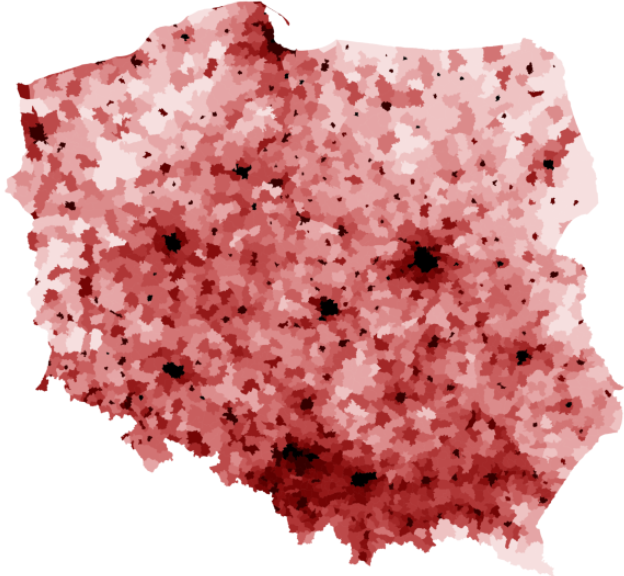
#> input picture data/map.png, 624 x 576 px, found by its file name
$ python map_parser.py
#> lines starting #> are read from the running program, lines starting #| are printed output that depends on the picture
from PIL import Image
import numpy as np
import json

MAX_POPULATION = 4000
MAX_VALUE_IN_ARRAY = 255
PATH_TO_JSON = "data/value_to_population.json"

PATH_TO_BIG_POPULATION_ARRAY = "data/big_population_array.npy"
PATH_TO_SMALL_POPULATION_ARRAY = "data/small_population_array.npy"

PATH_TO_BIG_BINARY_ARRAY = "data/big_binary_array.npy"
PATH_TO_SMALL_BINARY_ARRAY = "data/small_binary_array.npy"

PATH_TO_MAP = "data/map.png"
SCALE = 4


def resize_and_save_array(scale: int) -> None:
    """Converts the array to a smaller size and save to file."""
    binary_array = np.load(PATH_TO_BIG_BINARY_ARRAY)
    population_array = np.load(PATH_TO_BIG_POPULATION_ARRAY)

    row_size, column_size = binary_array.shape

    new_row_size, new_column_size = row_size // scale, column_size // scale

    small_binary_array = binary_array.reshape(
        [new_row_size, row_size // new_row_size, new_column_size, column_size // new_column_size]).mean(3).mean(1)
    small_binary_array = small_binary_array.astype(np.int32)

    np.save(PATH_TO_SMALL_BINARY_ARRAY, small_binary_array)

    small_population_array = population_array.reshape(
        [new_row_size, row_size // new_row_size, new_column_size, column_size // new_column_size]).mean(3).mean(1)
    small_population_array = small_population_array.astype(np.int32)*(SCALE**2)

    np.save(PATH_TO_SMALL_POPULATION_ARRAY, small_population_array)


def convert_img_to_population_map(path: str, value_to_population: dict[tuple[int, int]: int]) -> None:
    """Converts image to population map and save to file."""
#> called with path = 'data/map.png'

    img = Image.open(path)
#> img is the input picture: PIL image 624x576 RGB; mean R, G, B 218.1, 160.7, 160.8
    img = img.convert("L")
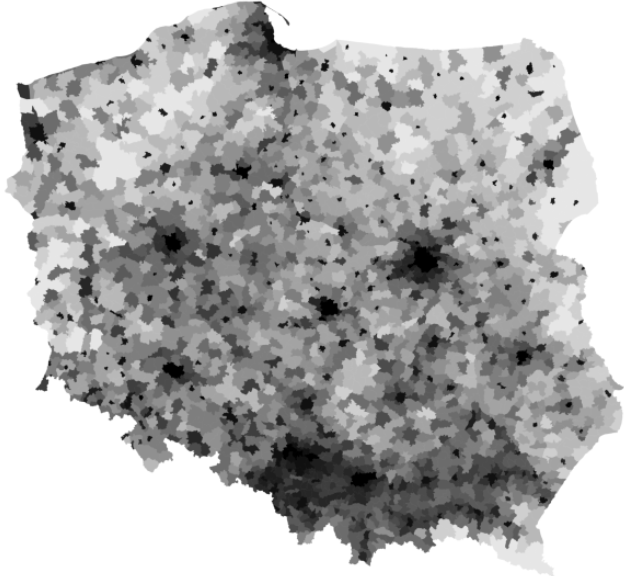
#> img: PIL image 624x576 L; min 0, max 255, mean 177.9
    img = np.array(img)

    np.save(PATH_TO_BIG_BINARY_ARRAY, img)

    row_size, column_size = img.shape
#> row_size = 576; column_size = 624
    for row in range(row_size):
        for column in range(column_size):
            img[row, column] = value_to_population[img[row, column]]
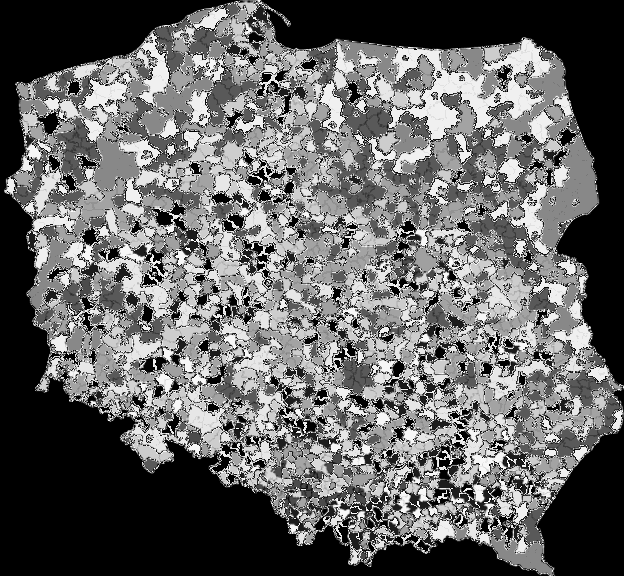
#> img: shape (576, 624); min 0, max 253, mean 101.3

    np.save(PATH_TO_BIG_POPULATION_ARRAY, img)


if __name__ == "__main__":
    value_to_population = {val: int(((MAX_VALUE_IN_ARRAY - val) / MAX_VALUE_IN_ARRAY) * MAX_POPULATION) for val in
                           range(0, 256)}

    convert_img_to_population_map(PATH_TO_MAP, value_to_population)
    resize_and_save_array(SCALE)

    with open(PATH_TO_JSON, "w") as outfile:
        json.dump(value_to_population, outfile)

$ run again, with data/regions.png copied over data/map.png
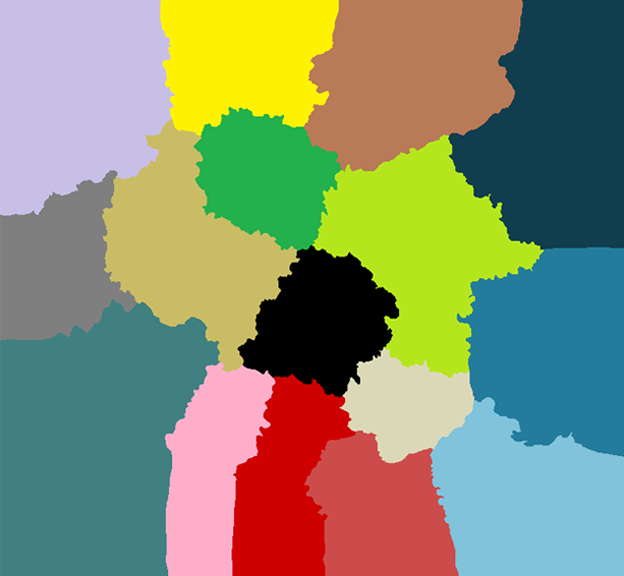
#> input picture data/regions.png, 624 x 576 px, found by its file name
#> in convert_img_to_population_map, img is the input picture: PIL image 624x576 RGBA; mean R, G, B, A 134.7, 142.3, 111.1, 255
#> in convert_img_to_population_map, `img = img.convert("L")`:
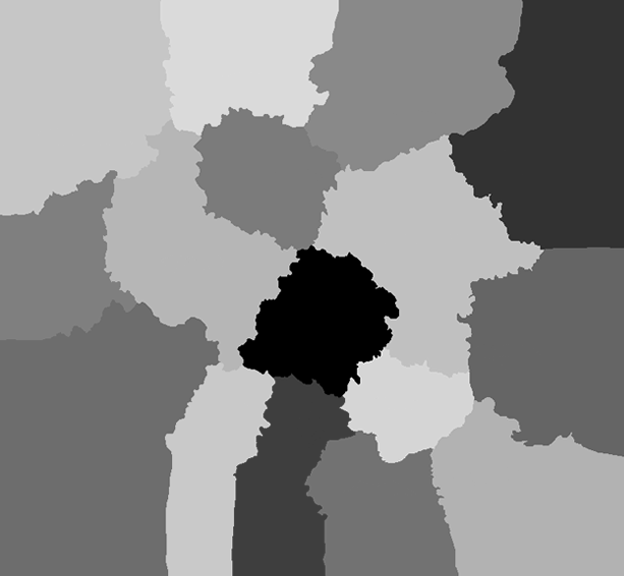
#> img: PIL image 624x576 L; min 0, max 251, mean 136.4
#> after the loop in convert_img_to_population_map, `for row in range(row_size):`:
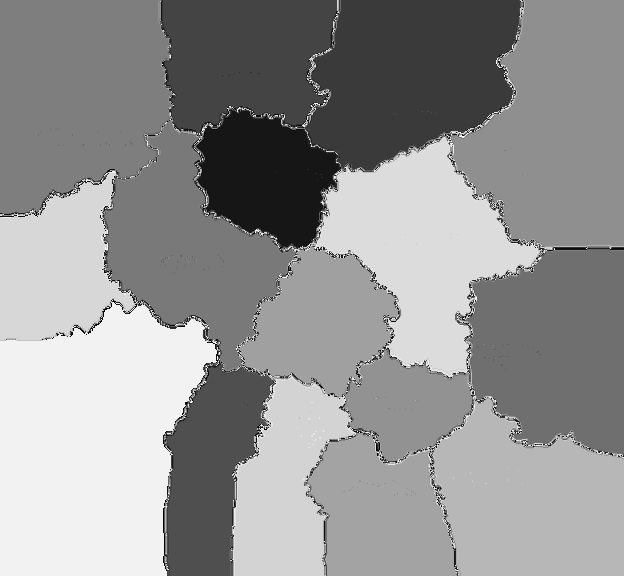
#> img: shape (576, 624); min 0, max 253, mean 147.6
